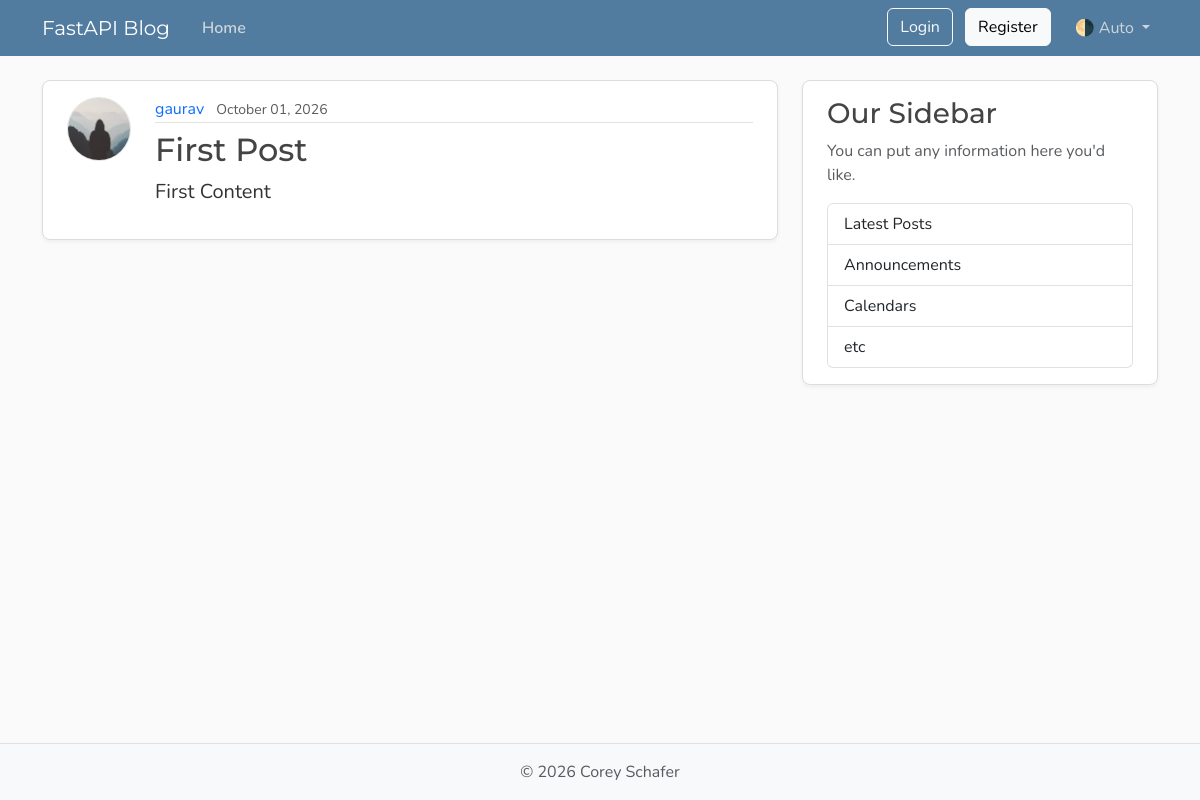
/posts/1, run on the app's committed database.
### models.py (models this page shows, shortened)
class User(Base):   # Set here cause we want to assossiate the post with each user
    __tablename__ = "users"  # Very imp if not referenced then while creating the table in metadata will show error
    id: Mapped[int] = mapped_column(Integer, primary_key=True, index=True)  # Mapped is generic type hint used by alchemy to indicate that attribute is mapped to db
    username: Mapped[str] = mapped_column(String(50), unique=True, nullable=False)
    email: Mapped[str] = mapped_column(String(120), unique=True, nullable=False)
    password_hash: Mapped[str] = mapped_column(String(200), nullable=True)
    image_file: Mapped[str | None] = mapped_column(
        String(200),
        nullable=True,
        default=None,
    )
    posts: Mapped[list[Post]] = relationship(
        back_populates="author",
        cascade="all, delete-orphan",   # delete-orphan -> This mean that if user is deleted then all the post are deleted as well
    )   # One to Many relationship. Here post can be connected to many user

class Post(Base):
    __tablename__ = "posts"
    id: Mapped[int] = mapped_column(Integer, primary_key=True, index=True)
    title: Mapped[str] = mapped_column(String(100), nullable=False)
    content: Mapped[str] = mapped_column(Text, nullable=False)
    user_id: Mapped[int] = mapped_column(
        ForeignKey("users.id"),  # We are referencing the user.id here against post
        nullable=False,
        index=True,
    )
    date_posted: Mapped[datetime] = mapped_column(
        DateTime(timezone=True),
        default=lambda: datetime.now(UTC),
    )
    likes: Mapped[int] = mapped_column(Integer, default=0, server_default="0")
    author: Mapped[User] = relationship(back_populates="posts")  # One to many relationship -> Links this relationship to the posts relationship in the User model:

### main.py (the view)
@app.get('/posts/{post_id}', status_code=status.HTTP_200_OK, include_in_schema=False)
async def post_page(request: Request, post_id: int, db: Annotated[AsyncSession, Depends(get_db)]):  # Do type hinting so we need not to do specifically
    result = await db.execute(
        Select(models.Post)
        .options(selectinload(models.Post.author))
        .where(models.Post.id == post_id)
    )
    post = result.scalars().first()
    if post:
        title = post.title[:50]
        return templates.TemplateResponse(
            request, "post.html",
            {"post": post, "title": title}
        )
    raise HTTPException(status_code=status.HTTP_404_NOT_FOUND, detail="Post was not found")

### templates/post.html (shortened to what this page needs)
{% extends "layout.html" %}
{% block content %}
    <article class="content-section py-3 px-4 mb-4">
        <div class="d-flex align-items-start gap-4">
            <img class="rounded-circle article-img flex-shrink-0"
                 src="{{ post.author.image_path }}"
                 alt="{{ post.author.username }}'s profile picture"
                 width="64"
                 height="64"
                 loading="lazy">
            <div class="flex-grow-1">
                <div class="article-metadata mb-2">
                    <a class="me-2"
                       href="{{ url_for("user_posts", user_id=post.author.id) }}">{{ post.author.username }}</a>
                    <small class="text-body-secondary">{{ post.date_posted.strftime("%B %d, %Y") }}</small>
                </div>
                <h2 class="article-title">{{ post.title }}</h2>
                <p class="article-content">{{ post.content }}</p>
            </div>
        </div>
    </article>
{% endblock content %}

### static/css/main.css (style rules this page uses)
:root { --font-heading: "Montserrat", system-ui, -apple-system, BlinkMacSystemFont, sans-serif; --font-body: "Nunito", system-ui, -apple-system, BlinkMacSystemFont, sans-serif; --color-bg-body: #fafafa; --color-bg-content: #ffffff; --color-text-primary: #333333; --color-text-heading: #444444; --color-steel: #527c9f; --color-nav-link: #cbd5db; --color-nav-link-hover: #ffffff; --color-link-hover: #428bca; --color-border: #dddddd; --color-border-light: #e3e3e3; --spacing-xl: 5rem; --article-img-size: 4rem; --account-img-size: 7.813rem; }
body { font-family: var(--font-body); background: var(--color-bg-body); color: var(--color-text-primary); }
h1, h2, h3, h4, h5, h6 { font-family: var(--font-heading); color: var(--color-text-heading); }
a { text-decoration: none; }
.content-section { background: var(--color-bg-content); border: 1px solid var(--color-border); border-radius: 0.5rem; box-shadow: 0 2px 4px rgba(15, 23, 42, 0.05); transition: box-shadow 0.15s ease, transform 0.15s ease, border-color 0.15s ease; }
.article-title { color: var(--color-text-heading); transition: color 0.2s ease-in-out; }
.article-content { white-space: pre-line; font-size: 1.25rem; }
.article-img { height: var(--article-img-size); width: var(--article-img-size); flex-shrink: 0; object-fit: cover; border: 1px solid var(--color-border-light); box-shadow: 0 0 0 2px var(--color-bg-content); }
.article-metadata { padding-bottom: 0.063rem; border-bottom: 1px solid var(--color-border-light); }
.article-metadata a { transition: color 0.2s ease-in-out; }

### data on the page
User: author.username "gaurav"
Post: date_posted "October 01, 2026", title "First Post", content "First Content"
